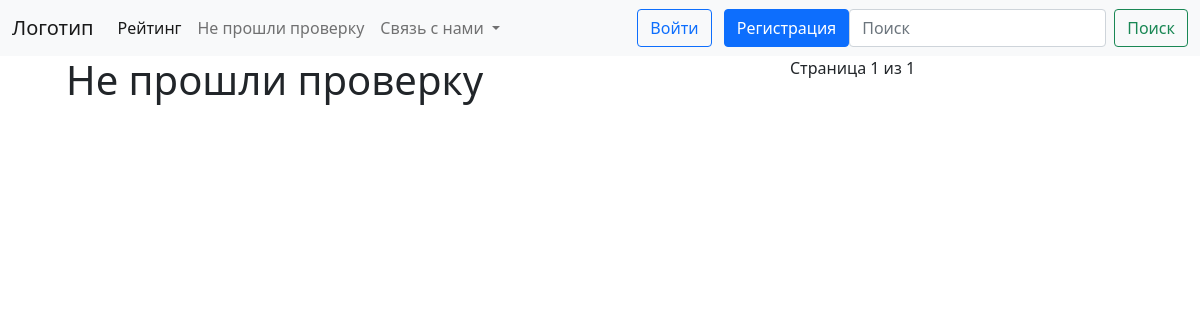
The page /failed on the database as committed earlier.
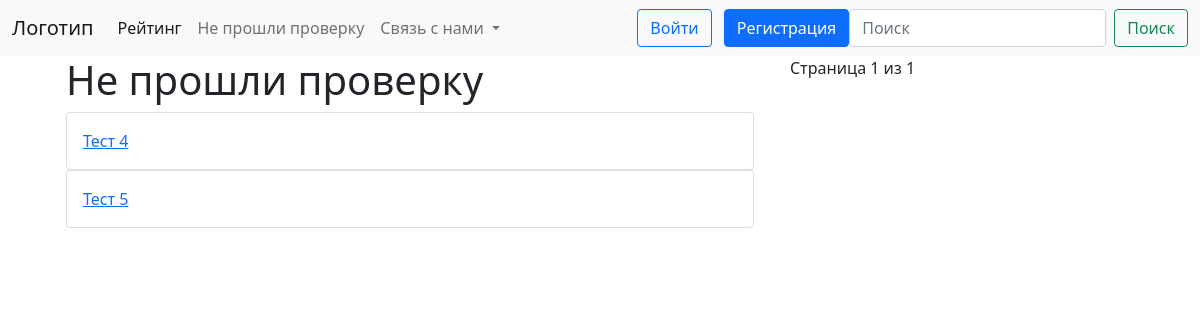
The same page on the database as committed later.
### Home/models.py (models this page shows, shortened)
class rating(models.Model):
    name = models.CharField('Название канала', max_length=120)
    photo = models.ImageField(null=True, blank=True, upload_to="images/")
    url = models.URLField('Ссылка на канал')
    text = models.TextField('Текст', null=True, blank=True)
    content = models.TextField('Содержание', null=True, blank=True)
    date = models.DateField('Дата публикации', null=True, blank=True)
    rating = models.IntegerField('Рейтинг', null=True, blank=True)
    passed = models.BooleanField('Прошел ли проверку?')

### rating/views.py (the view)
# urls.py: path('failed', views.failed, name='failed')
def failed(request):
    rat = Paginator(rating.objects.all(), 8)
    page = request.GET.get('page')
    chanels = rat.get_page(page)
    return render(request, 'rating/failed.html',
                  {'chanels': chanels})

### members/templates/rating/failed.html (shortened to what this page needs)
{% extends 'base.html' %}
{% block content %}
<div class="container">
    <div class="row">
    <div class="col-8">
<div class="container">
    <h1>Не прошли проверку</h1>
    {% for ratings in chanels %}
      {% if ratings.passed == False %}
        <div class="card">
            <div class="card-body">
                <a href="{% url 'page' ratings.id %}"> {{ ratings.name }} </a>
            </div>
        </div>
      {% endif %}
    {% endfor %}
</div>
    </div>
                Страница {{ chanels.number }} из {{ chanels.paginator.num_pages }}
</div>
{% endblock %}

Rows that differ between the two databases and show on the page:
added rating: name "Тест 4"
added rating: name "Тест 5"
